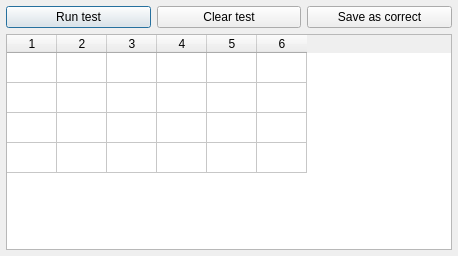
<?xml version="1.0" encoding="UTF-8"?>
<ui version="4.0">
 <class>TruthTable</class>
 <widget class="QDialog" name="TruthTable">
  <property name="geometry">
   <rect>
    <x>0</x>
    <y>0</y>
    <width>458</width>
    <height>256</height>
   </rect>
  </property>
  <property name="windowTitle">
   <string>Truth Table</string>
  </property>
  <layout class="QGridLayout" name="gridLayout_2">
   <property name="leftMargin">
    <number>6</number>
   </property>
   <property name="topMargin">
    <number>6</number>
   </property>
   <property name="rightMargin">
    <number>6</number>
   </property>
   <property name="bottomMargin">
    <number>6</number>
   </property>
   <item row="1" column="0" colspan="3">
    <widget class="QTableWidget" name="table">
     <property name="sizePolicy">
      <sizepolicy hsizetype="Expanding" vsizetype="Expanding">
       <horstretch>0</horstretch>
       <verstretch>0</verstretch>
      </sizepolicy>
     </property>
     <property name="tabKeyNavigation">
      <bool>false</bool>
     </property>
     <property name="showDropIndicator" stdset="0">
      <bool>false</bool>
     </property>
     <property name="dragDropOverwriteMode">
      <bool>false</bool>
     </property>
     <property name="wordWrap">
      <bool>false</bool>
     </property>
     <property name="cornerButtonEnabled">
      <bool>false</bool>
     </property>
     <property name="rowCount">
      <number>4</number>
     </property>
     <property name="columnCount">
      <number>6</number>
     </property>
     <attribute name="horizontalHeaderMinimumSectionSize">
      <number>6</number>
     </attribute>
     <attribute name="horizontalHeaderDefaultSectionSize">
      <number>50</number>
     </attribute>
     <attribute name="verticalHeaderVisible">
      <bool>false</bool>
     </attribute>
     <attribute name="verticalHeaderMinimumSectionSize">
      <number>20</number>
     </attribute>
     <attribute name="verticalHeaderDefaultSectionSize">
      <number>30</number>
     </attribute>
     <row/>
     <row/>
     <row/>
     <row/>
     <column/>
     <column/>
     <column/>
     <column/>
     <column/>
     <column/>
    </widget>
   </item>
   <item row="0" column="0">
    <widget class="QPushButton" name="runButton">
     <property name="text">
      <string>Run test</string>
     </property>
    </widget>
   </item>
   <item row="0" column="2">
    <widget class="QPushButton" name="saveButton">
     <property name="text">
      <string>Save as correct</string>
     </property>
    </widget>
   </item>
   <item row="0" column="1">
    <widget class="QPushButton" name="clearButton">
     <property name="text">
      <string>Clear test</string>
     </property>
    </widget>
   </item>
  </layout>
 </widget>
 <resources/>
 <connections/>
</ui>
